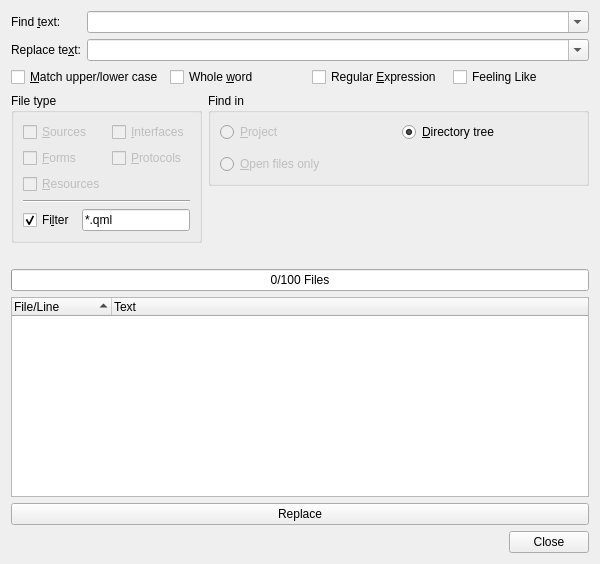
<?xml version="1.0" encoding="UTF-8"?>
<ui version="4.0">
 <class>FindFileDialog</class>
 <widget class="QWidget" name="FindFileDialog">
  <property name="geometry">
   <rect>
    <x>0</x>
    <y>0</y>
    <width>600</width>
    <height>564</height>
   </rect>
  </property>
  <property name="windowTitle">
   <string>Find in Files</string>
  </property>
  <layout class="QVBoxLayout" name="verticalLayout_3">
   <item>
    <layout class="QGridLayout" name="gridLayout_3">
     <item row="0" column="0">
      <widget class="QLabel" name="TextLabel1">
       <property name="text">
        <string>Find &amp;text:</string>
       </property>
       <property name="buddy">
        <cstring>findtextCombo</cstring>
       </property>
      </widget>
     </item>
     <item row="0" column="1">
      <widget class="QComboBox" name="findtextCombo">
       <property name="sizePolicy">
        <sizepolicy hsizetype="Expanding" vsizetype="Fixed">
         <horstretch>0</horstretch>
         <verstretch>0</verstretch>
        </sizepolicy>
       </property>
       <property name="toolTip">
        <string>Enter the search text or regular expression</string>
       </property>
       <property name="editable">
        <bool>true</bool>
       </property>
       <property name="insertPolicy">
        <enum>QComboBox::InsertAtTop</enum>
       </property>
       <property name="duplicatesEnabled">
        <bool>false</bool>
       </property>
      </widget>
     </item>
     <item row="1" column="0">
      <widget class="QLabel" name="replaceLabel">
       <property name="text">
        <string>Replace te&amp;xt:</string>
       </property>
       <property name="buddy">
        <cstring>findtextCombo</cstring>
       </property>
      </widget>
     </item>
     <item row="1" column="1">
      <widget class="QComboBox" name="replacetextCombo">
       <property name="sizePolicy">
        <sizepolicy hsizetype="Expanding" vsizetype="Fixed">
         <horstretch>0</horstretch>
         <verstretch>0</verstretch>
        </sizepolicy>
       </property>
       <property name="toolTip">
        <string>Enter the replacement text or regular expression</string>
       </property>
       <property name="editable">
        <bool>true</bool>
       </property>
       <property name="insertPolicy">
        <enum>QComboBox::InsertAtTop</enum>
       </property>
       <property name="duplicatesEnabled">
        <bool>false</bool>
       </property>
      </widget>
     </item>
    </layout>
   </item>
   <item>
    <layout class="QHBoxLayout" name="horizontalLayout_2">
     <item>
      <widget class="QCheckBox" name="caseCheckBox">
       <property name="toolTip">
        <string>Select to match case sensitive</string>
       </property>
       <property name="text">
        <string>&amp;Match upper/lower case</string>
       </property>
      </widget>
     </item>
     <item>
      <widget class="QCheckBox" name="wordCheckBox">
       <property name="toolTip">
        <string>Select to match whole words only</string>
       </property>
       <property name="text">
        <string>Whole &amp;word</string>
       </property>
      </widget>
     </item>
     <item>
      <widget class="QCheckBox" name="regexpCheckBox">
       <property name="toolTip">
        <string>Select if the searchtext is a regular expression</string>
       </property>
       <property name="text">
        <string>Regular &amp;Expression</string>
       </property>
      </widget>
     </item>
     <item>
      <widget class="QCheckBox" name="feelLikeCheckBox">
       <property name="toolTip">
        <string>Select to open the first occurence automatically</string>
       </property>
       <property name="text">
        <string>Feeling Like</string>
       </property>
      </widget>
     </item>
    </layout>
   </item>
   <item>
    <layout class="QHBoxLayout" name="horizontalLayout_4">
     <item>
      <widget class="QGroupBox" name="groupBox">
       <property name="title">
        <string>File type</string>
       </property>
       <layout class="QGridLayout" name="gridLayout">
        <item row="0" column="0">
         <widget class="QCheckBox" name="sourcesCheckBox">
          <property name="enabled">
           <bool>false</bool>
          </property>
          <property name="toolTip">
           <string>Search in source files</string>
          </property>
          <property name="text">
           <string>&amp;Sources</string>
          </property>
          <property name="checked">
           <bool>false</bool>
          </property>
         </widget>
        </item>
        <item row="0" column="1">
         <widget class="QCheckBox" name="interfacesCheckBox">
          <property name="enabled">
           <bool>false</bool>
          </property>
          <property name="toolTip">
           <string>Search in interfaces</string>
          </property>
          <property name="text">
           <string>&amp;Interfaces</string>
          </property>
         </widget>
        </item>
        <item row="1" column="0">
         <widget class="QCheckBox" name="formsCheckBox">
          <property name="enabled">
           <bool>false</bool>
          </property>
          <property name="toolTip">
           <string>Search in forms</string>
          </property>
          <property name="text">
           <string>&amp;Forms</string>
          </property>
         </widget>
        </item>
        <item row="1" column="1">
         <widget class="QCheckBox" name="protocolsCheckBox">
          <property name="enabled">
           <bool>false</bool>
          </property>
          <property name="toolTip">
           <string>Search in protocols</string>
          </property>
          <property name="text">
           <string>&amp;Protocols</string>
          </property>
         </widget>
        </item>
        <item row="2" column="0">
         <widget class="QCheckBox" name="resourcesCheckBox">
          <property name="enabled">
           <bool>false</bool>
          </property>
          <property name="toolTip">
           <string>Search in resources</string>
          </property>
          <property name="text">
           <string>&amp;Resources</string>
          </property>
         </widget>
        </item>
        <item row="3" column="0" colspan="2">
         <widget class="Line" name="line">
          <property name="orientation">
           <enum>Qt::Horizontal</enum>
          </property>
         </widget>
        </item>
        <item row="4" column="0" colspan="2">
         <layout class="QHBoxLayout" name="horizontalLayout">
          <item>
           <widget class="QCheckBox" name="filterCheckBox">
            <property name="enabled">
             <bool>true</bool>
            </property>
            <property name="toolTip">
             <string>Select to filter the files by a given filename pattern</string>
            </property>
            <property name="text">
             <string>Fi&amp;lter</string>
            </property>
            <property name="checked">
             <bool>true</bool>
            </property>
           </widget>
          </item>
          <item>
           <widget class="QLineEdit" name="filterEdit">
            <property name="enabled">
             <bool>true</bool>
            </property>
            <property name="sizePolicy">
             <sizepolicy hsizetype="Minimum" vsizetype="Fixed">
              <horstretch>0</horstretch>
              <verstretch>0</verstretch>
             </sizepolicy>
            </property>
            <property name="toolTip">
             <string>Enter the filename wildcards separated by ';'</string>
            </property>
            <property name="text">
             <string>*.qml</string>
            </property>
           </widget>
          </item>
         </layout>
        </item>
       </layout>
      </widget>
     </item>
     <item>
      <layout class="QVBoxLayout" name="verticalLayout_2">
       <item>
        <widget class="QGroupBox" name="groupBox_2">
         <property name="sizePolicy">
          <sizepolicy hsizetype="Expanding" vsizetype="Preferred">
           <horstretch>0</horstretch>
           <verstretch>0</verstretch>
          </sizepolicy>
         </property>
         <property name="title">
          <string>Find in</string>
         </property>
         <layout class="QVBoxLayout" name="verticalLayout">
          <item>
           <layout class="QHBoxLayout" name="horizontalLayout_3">
            <item>
             <widget class="QRadioButton" name="projectButton">
              <property name="enabled">
               <bool>false</bool>
              </property>
              <property name="toolTip">
               <string>Search in files of the current project</string>
              </property>
              <property name="text">
               <string>&amp;Project</string>
              </property>
              <property name="checked">
               <bool>false</bool>
              </property>
             </widget>
            </item>
            <item>
             <widget class="QRadioButton" name="dirButton">
              <property name="toolTip">
               <string>Search in files of a directory tree to be entered below</string>
              </property>
              <property name="text">
               <string>&amp;Directory tree</string>
              </property>
              <property name="checked">
               <bool>true</bool>
              </property>
             </widget>
            </item>
           </layout>
          </item>
          <item>
           <widget class="E5ComboPathPicker" name="dirPicker" native="true">
            <property name="enabled">
             <bool>true</bool>
            </property>
            <property name="sizePolicy">
             <sizepolicy hsizetype="Expanding" vsizetype="Preferred">
              <horstretch>0</horstretch>
              <verstretch>0</verstretch>
             </sizepolicy>
            </property>
            <property name="focusPolicy">
             <enum>Qt::WheelFocus</enum>
            </property>
            <property name="toolTip">
             <string>Enter the directory to search in</string>
            </property>
           </widget>
          </item>
          <item>
           <layout class="QHBoxLayout" name="horizontalLayout_5">
            <item>
             <widget class="QRadioButton" name="openFilesButton">
              <property name="enabled">
               <bool>false</bool>
              </property>
              <property name="toolTip">
               <string>Search in open files only </string>
              </property>
              <property name="text">
               <string>&amp;Open files only</string>
              </property>
             </widget>
            </item>
           </layout>
          </item>
         </layout>
        </widget>
       </item>
       <item>
        <spacer name="verticalSpacer">
         <property name="orientation">
          <enum>Qt::Vertical</enum>
         </property>
         <property name="sizeHint" stdset="0">
          <size>
           <width>20</width>
           <height>40</height>
          </size>
         </property>
        </spacer>
       </item>
      </layout>
     </item>
    </layout>
   </item>
   <item>
    <widget class="E5SqueezeLabelPath" name="findProgressLabel">
     <property name="sizePolicy">
      <sizepolicy hsizetype="Expanding" vsizetype="Preferred">
       <horstretch>0</horstretch>
       <verstretch>0</verstretch>
      </sizepolicy>
     </property>
     <property name="text">
      <string/>
     </property>
    </widget>
   </item>
   <item>
    <widget class="QProgressBar" name="findProgress">
     <property name="toolTip">
      <string>Shows the progress of the search action</string>
     </property>
     <property name="value">
      <number>0</number>
     </property>
     <property name="orientation">
      <enum>Qt::Horizontal</enum>
     </property>
     <property name="format">
      <string>%v/%m Files</string>
     </property>
    </widget>
   </item>
   <item>
    <widget class="QTreeWidget" name="findList">
     <property name="sizePolicy">
      <sizepolicy hsizetype="Expanding" vsizetype="Expanding">
       <horstretch>0</horstretch>
       <verstretch>3</verstretch>
      </sizepolicy>
     </property>
     <property name="alternatingRowColors">
      <bool>true</bool>
     </property>
     <property name="sortingEnabled">
      <bool>true</bool>
     </property>
     <property name="columnCount">
      <number>2</number>
     </property>
     <column>
      <property name="text">
       <string>File/Line</string>
      </property>
     </column>
     <column>
      <property name="text">
       <string>Text</string>
      </property>
     </column>
    </widget>
   </item>
   <item>
    <widget class="QPushButton" name="replaceButton">
     <property name="toolTip">
      <string>Press to apply the selected replacements</string>
     </property>
     <property name="text">
      <string>Replace</string>
     </property>
    </widget>
   </item>
   <item>
    <widget class="QDialogButtonBox" name="buttonBox">
     <property name="orientation">
      <enum>Qt::Horizontal</enum>
     </property>
     <property name="standardButtons">
      <set>QDialogButtonBox::Close</set>
     </property>
    </widget>
   </item>
  </layout>
 </widget>
 <customwidgets>
  <customwidget>
   <class>E5SqueezeLabelPath</class>
   <extends>QLabel</extends>
   <header>E5Gui/E5SqueezeLabels.h</header>
  </customwidget>
  <customwidget>
   <class>E5ComboPathPicker</class>
   <extends>QWidget</extends>
   <header>E5Gui/E5PathPicker.h</header>
   <container>1</container>
  </customwidget>
 </customwidgets>
 <tabstops>
  <tabstop>findtextCombo</tabstop>
  <tabstop>replacetextCombo</tabstop>
  <tabstop>caseCheckBox</tabstop>
  <tabstop>wordCheckBox</tabstop>
  <tabstop>regexpCheckBox</tabstop>
  <tabstop>feelLikeCheckBox</tabstop>
  <tabstop>sourcesCheckBox</tabstop>
  <tabstop>formsCheckBox</tabstop>
  <tabstop>resourcesCheckBox</tabstop>
  <tabstop>interfacesCheckBox</tabstop>
  <tabstop>protocolsCheckBox</tabstop>
  <tabstop>filterCheckBox</tabstop>
  <tabstop>filterEdit</tabstop>
  <tabstop>projectButton</tabstop>
  <tabstop>dirButton</tabstop>
  <tabstop>dirPicker</tabstop>
  <tabstop>openFilesButton</tabstop>
  <tabstop>findList</tabstop>
  <tabstop>replaceButton</tabstop>
 </tabstops>
 <resources/>
 <connections>
  <connection>
   <sender>buttonBox</sender>
   <signal>rejected()</signal>
   <receiver>FindFileDialog</receiver>
   <slot>close()</slot>
   <hints>
    <hint type="sourcelabel">
     <x>59</x>
     <y>739</y>
    </hint>
    <hint type="destinationlabel">
     <x>34</x>
     <y>660</y>
    </hint>
   </hints>
  </connection>
  <connection>
   <sender>filterCheckBox</sender>
   <signal>toggled(bool)</signal>
   <receiver>filterEdit</receiver>
   <slot>setEnabled(bool)</slot>
   <hints>
    <hint type="sourcelabel">
     <x>53</x>
     <y>195</y>
    </hint>
    <hint type="destinationlabel">
     <x>191</x>
     <y>196</y>
    </hint>
   </hints>
  </connection>
  <connection>
   <sender>dirButton</sender>
   <signal>toggled(bool)</signal>
   <receiver>dirPicker</receiver>
   <slot>setEnabled(bool)</slot>
   <hints>
    <hint type="sourcelabel">
     <x>409</x>
     <y>144</y>
    </hint>
    <hint type="destinationlabel">
     <x>408</x>
     <y>176</y>
    </hint>
   </hints>
  </connection>
 </connections>
</ui>
